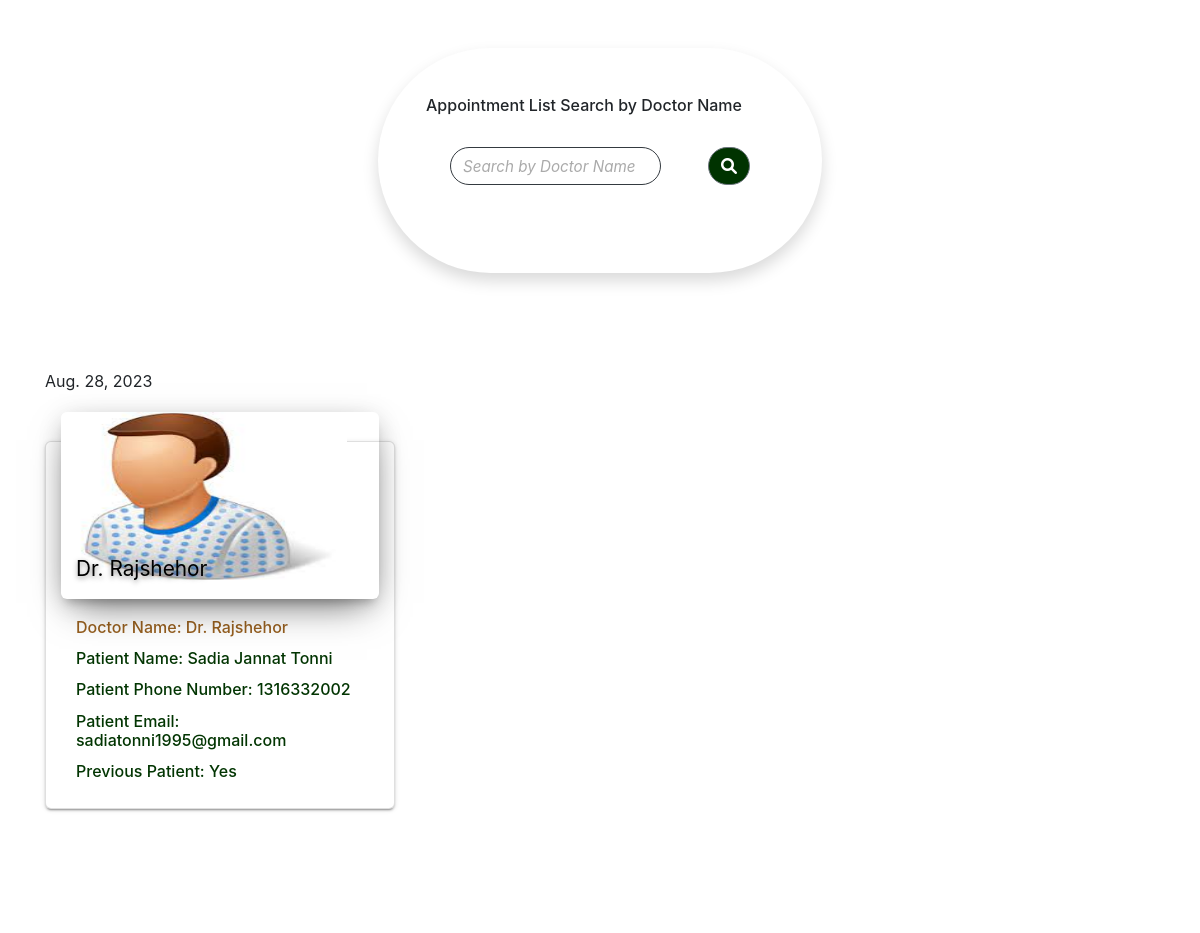
/dashboard_appointment/, run on the app's committed database.
### hospitalapp/models.py (models this page shows)
class Patient(models.Model):
    doctor_name=models.CharField(max_length=100)
    name=models.CharField(max_length=100)
    phone=models.IntegerField()
    email=models.EmailField()
    location=models.CharField(max_length=200)
    patient_category=models.CharField(choices=BOOL, max_length=50)
    details=models.CharField(max_length=300)
    class Meta:
        verbose_name = "Patient"
        verbose_name_plural = "Patient"

### hospitalapp/views.py (the view)
# urls.py: path('dashboard_appointment/', views.dashboard_appointment, name='dashboard_appointment'),
def dashboard_appointment(request):
    appointsearch=Patient.objects.all()
    if request.method == 'GET':
        appointmentquery = request.GET.get('appointmentquery')
        if appointmentquery:
            appointsearch=Patient.objects.filter(doctor_name__icontains=appointmentquery)
    formfetch=Patient.objects.all()
    today = date.today()
    print("Today's date:", today)
    context={'formfetch':formfetch,
             'appointsearch':appointsearch,
             'today':today}
    return render(request, 'dashboard_appointment.html', context )

### template/dashboard_appointment.html (shortened to what this page needs)
{%load static %}
<!DOCTYPE>
<html>
  <head>
<link rel="stylesheet" href="https://cdn.jsdelivr.net/npm/bootstrap@4.6.1/dist/css/bootstrap.min.css">
{%load static %}
<link rel="stylesheet" href="{% static 'css/style.css'%}">
<link rel="stylesheet" href="https://cdnjs.cloudflare.com/ajax/libs/font-awesome/6.0.0-beta2/css/all.min.css">
<link rel="stylesheet" href="https://unpkg.com/@trevoreyre/autocomplete-js/dist/style.css"/>
<link rel="stylesheet" href="https://ajax.googleapis.com/ajax/libs/jqueryui/1.11.4/themes/smoothness/jquery-ui.css">
{%load static %}
<link rel="stylesheet" href="{% static 'css/styletwo.css'%}">
</head>
<body >
<div class="container">
  <div class="row mb-5">
    <div class="col-lg-6 mx-auto">
      <div class="bg-white p-5 m-5 rounded shadow rounded rounded-pill">
        <h6 >Appointment List Search by Doctor Name</h6>
      <div class="input-group">
        <form action="" method="get" class="d-flex">
          <input class="form-control rounded rounded-pill m-4 border-dark border-5 bg-transparent " type="text" name="appointmentquery" placeholder="Search by Doctor Name" aria-label="Search " >
          <div class="input-group-append">
          <button style="background-color: #003300;" class="btn btn-secondary rounded rounded-pill m-4 border-5 "><i style="color: white;" class="fa fa-search fa-1x"> </i></button>
          </div>
        </form>
      </div>
      </div>
    </div>
  </div>
</div>
<article class="col-md-12">
  <div class="cards-1 " style="background-color: #FFFFFF">
      <div class="container"> <p class="mb-lg-5">{{today}}</p>
          <div class="row">
            {% if appointsearch %}
                  {% for xy in appointsearch %}
              <div class="col-md-4">
                  <div class="card card-blog ">
                      <div class="card-image">
                          <a href="#"> <img class="img" src="{% static 'image/download.jpeg' %}">
                              <div class="card-caption " style="color: black;"> {{ xy.doctor_name }} </div>
                          </a>
                      </div>
                      <div class="table">
                        <h6 class="card-title mt-1" style="color: rgb(150, 95, 31)" class="card-subtitle mt-1">Doctor Name: {{ xy.doctor_name }}</h3>
                        <h6 class="card-title mt-1" style="color: rgb(2, 53, 2)" class="card-subtitle mt-1">Patient Name: {{ xy.name }}</h3>
                        <h6 class="card-title mt-1" style="color: rgb(2, 53, 2)" class="card-subtitle mt-1">Patient Phone Number: {{ xy.phone }}</h3>
                        <h6 class="card-title mt-1" style="color: rgb(2, 53, 2)" class="card-subtitle mt-1">Patient Email: {{ xy.email }}</h3>
                        <h6 class="card-title mt-1" style="color: rgb(2, 53, 2)" class="card-subtitle mt-1">Previous Patient: {{ xy.patient_category }}</h3>
                      </div>
                  </div>
                </div>
                  {% endfor %}
                {% else %}
                  <p>No doctors available </p>
                {% endif %}
              </div><br>
            </div>
          </div>
</article>
  </body>
</html>

### static/css/style.css (style rules this page uses)
.card { display: inline-block; position: relative; width: 100%; border-radius: 6px; color: rgba(0, 0, 0, 0.87); background: #fff; box-shadow: 0 2px 2px 0 rgba(0, 0, 0, 0.14), 0 3px 1px -2px rgba(0, 0, 0, 0.2), 0 1px 5px 0 rgba(0, 0, 0, 0.12); }
.card .card-image { height: 40%; position: relative; overflow: hidden; margin-left: 15px; margin-right: 15px; margin-top: -30px; border-radius: 6px; box-shadow: 0 16px 38px -12px rgba(0, 0, 0, 0.56), 0 4px 25px 0px rgba(0, 0, 0, 0.12), 0 8px 10px -5px rgba(0, 0, 0, 0.2); }
.card .card-image img { width: 90%; height: 90%; border-radius: 6px; pointer-events: none; }
.card .card-image .card-caption { position: absolute; bottom: 15px; left: 15px; color: #fff; font-size: 1.3em; text-shadow: 0 2px 5px rgba(33, 33, 33, 0.5); }
.card img { width: 100%; height: auto; }
.table { margin-bottom: 0px; }
.card .table { padding: 15px 30px; }

### static/css/styletwo.css (style rules this page uses)
.form-control::placeholder { font-size: 0.95rem; color: #aaa; font-style: italic; }

### template/dashboard_appointment.html (style rules this page uses)
.input-group { width: auto; background-color: white; }

### data on the page
Patient: doctor_name "Dr. Rajshehor", name "Sadia Jannat Tonni", phone "1316332002", email "sadiatonni1995@gmail.com", patient_category "Yes"
